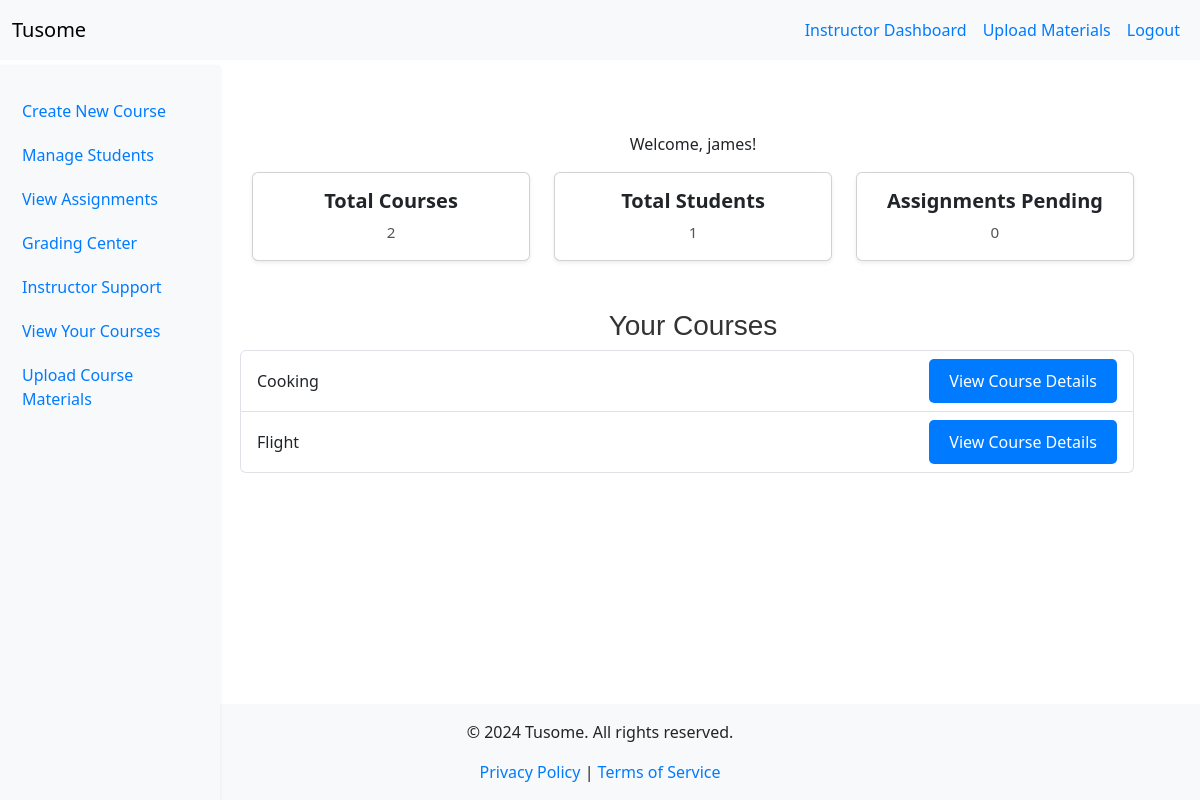
The app's page /instructor_dashboard (signed in), older data.
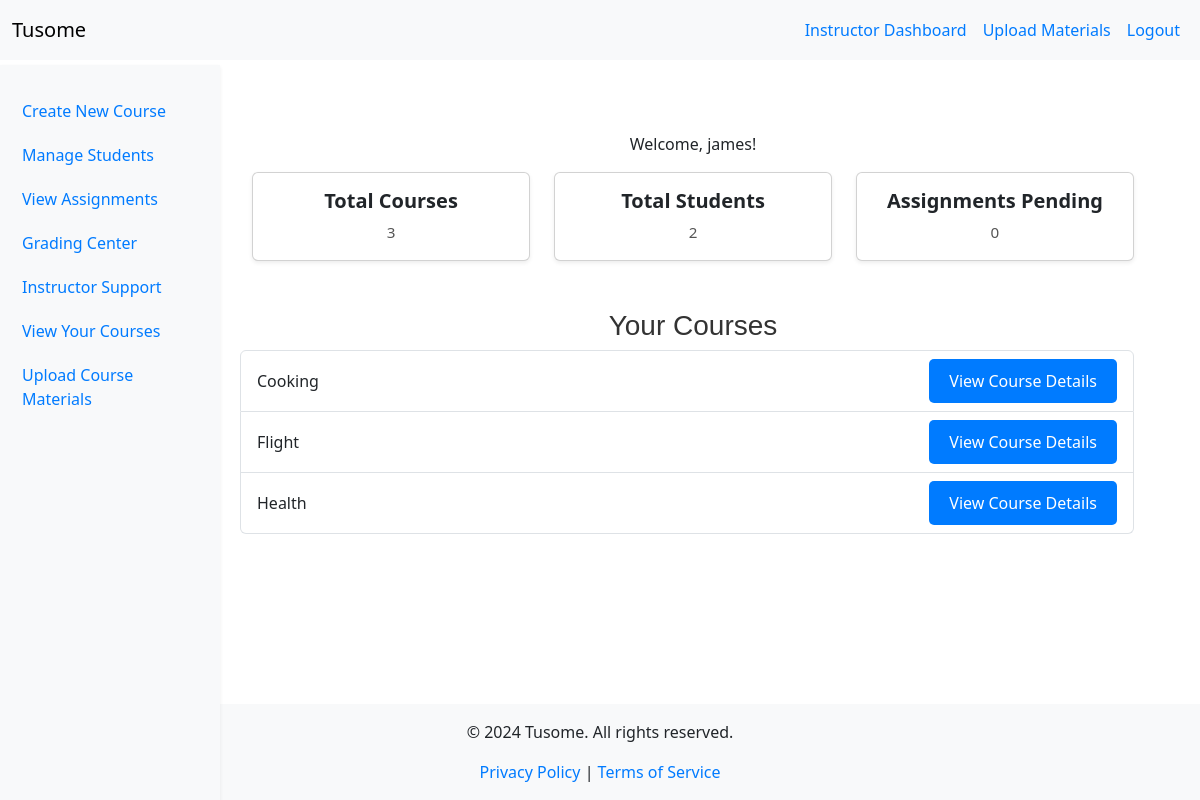
The same page, newer data.
### models.py (models this page shows)
class Course(db.Model):
    id = db.Column(db.Integer, primary_key=True)
    title = db.Column(db.String(200), nullable=False)
    description = db.Column(db.Text, nullable=False)
    is_featured = db.Column(db.Boolean, default=False)
    instructor_id = db.Column(db.Integer, db.ForeignKey('instructor.id'), nullable=False)
    instructor = db.relationship('Instructor', back_populates='courses')
    lessons = db.relationship('Lesson', back_populates='course', lazy=True)
    quizzes = db.relationship('Quiz', back_populates='course', lazy=True)
    materials = db.relationship('CourseMaterial', back_populates='course', lazy=True)
    enrollments = db.relationship('Enrollment', back_populates='course', lazy=True)
    submissions = db.relationship('Submission', back_populates='course', lazy=True)

### app.py (the view)
@app.route('/instructor_dashboard')
@role_required(RoleEnum.INSTRUCTOR)
def instructor_dashboard():
    instructor = current_user.instructor  # This should now work correctly
    total_courses = Course.query.filter_by(instructor_id=instructor.id).count()
    total_students = Student.query.join(Enrollment).join(Course).filter(Course.instructor_id == instructor.id).distinct().count()
    pending_assignments = Quiz.query.filter_by(status='pending').count()
    courses = instructor.courses  # Fetch all courses associated with the instructor
    return render_template('instructor_dashboard.html',
                           total_courses=total_courses,
                           total_students=total_students,
                           pending_assignments=pending_assignments,
                           courses=courses)

### app.py (called while the page is built)
@app.context_processor
def inject_current_year():
    return {'current_year': datetime.utcnow().year}

@login_manager.user_loader
def load_user(user_id):
    return User.query.get(int(user_id))

@app.context_processor
def inject_roleenum():
    return dict(RoleEnum=RoleEnum)

def role_required(role):
    def decorator(f):
        @wraps(f)
        @login_required  # Ensure the user is logged in
        def decorated_function(*args, **kwargs):
            if current_user.role != role:
                flash('Access denied.', 'danger')
                return redirect(url_for('index'))
            return f(*args, **kwargs)
        return decorated_function
    return decorator

### templates/instructor_dashboard.html
{% extends "base.html" %}
{% block content %}
<div class="container-fluid mt-5">
    <div class="row">
        <nav class="col-md-3 col-lg-2 d-md-block bg-light sidebar shadow-sm" style="position: fixed; top: 0; bottom: 0; left: 0;">
            <div class="position-sticky">
                <ul class="nav flex-column mt-4">
                    <li class="nav-item">
                        <a class="nav-link active" href="{{ url_for('create_course') }}">
                            Create New Course
                        </a>
                    </li>
                    <li class="nav-item">
                        <a class="nav-link" href="{{ url_for('manage_students') }}">
                            Manage Students
                        </a>
                    </li>
                    <li class="nav-item">
                        <a class="nav-link" href="{{ url_for('assignment_overview') }}">
                            View Assignments
                        </a>
                    </li>
                    <li class="nav-item">
                        <a class="nav-link" href="{{ url_for('grading') }}">
                            Grading Center
                        </a>
                    </li>
                    <li class="nav-item">
                        <a class="nav-link" href="{{ url_for('instructor_support') }}">
                            Instructor Support
                        </a>
                    </li>
                    <li class="nav-item">
                        <a class="nav-link" href="{{ url_for('view_courses') }}">
                            View Your Courses
                        </a>
                    </li>
                    <li class="nav-item">
                        {% if current_user.role == RoleEnum.INSTRUCTOR %}
                        <a class="nav-link" href="{{ url_for('upload_material') }}">
                            Upload Course Materials
                        </a>
                        {% endif %}
                    </li>
                </ul>
            </div>
        </nav>
        <main class="col-md-9 ms-sm-auto col-lg-10 px-md-4 offset-lg-2" style="margin-left: 220px;">
            <p class="text-center">Welcome, {{ current_user.username }}!</p>
            <div class="row text-center mb-5">
                <div class="col-md-4">
                    <div class="card shadow-sm">
                        <div class="card-body">
                            <h5 class="card-title">Total Courses</h5>
                            <p class="card-text">{{ total_courses }}</p>
                        </div>
                    </div>
                </div>
                <div class="col-md-4">
                    <div class="card shadow-sm">
                        <div class="card-body">
                            <h5 class="card-title">Total Students</h5>
                            <p class="card-text">{{ total_students }}</p>
                        </div>
                    </div>
                </div>
                <div class="col-md-4">
                    <div class="card shadow-sm">
                        <div class="card-body">
                            <h5 class="card-title">Assignments Pending</h5>
                            <p class="card-text">{{ pending_assignments }}</p>
                        </div>
                    </div>
                </div>
            </div>
            <div class="row text-center mb-5">
                <h3>Your Courses</h3>
                <ul class="list-group">
                    {% for course in courses %}
                    <li class="list-group-item d-flex justify-content-between align-items-center">
                        <span>{{ course.title }}</span>
                        <a href="{{ url_for('course_details', course_id=course.id) }}" class="btn btn-primary">View Course Details</a>
                    </li>
                    {% endfor %}
                </ul>
            </div>
        </main>
    </div>
</div>
{% endblock %}

Row changes from the older to the newer data that the page shows:
added Course: title "Health"
Text that changed along with them:
{{ total_courses }}: "2" → "3"
{{ total_students }}: "1" → "2"
